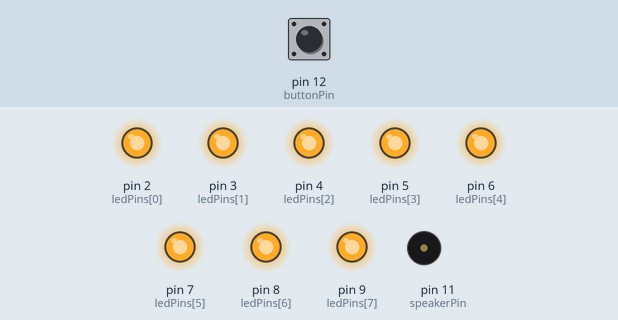
A sketch run on a simulated Arduino Uno, built with avr-gcc and run on an emulated ATmega328P. On the bench: output pins drawn as LEDs (lit = HIGH), buzzer (waves = sounding). Dashed ring = blinking. The test bench sets the inputs (shaded band); at power-on: pin 12 (buttonPin) LOW. Random numbers use the default seed unless the sketch sets one.

Above: at 1.2 s.
1.3 s: pin 12 (buttonPin) pulled HIGH for 0.15 s
At 1.37 s:
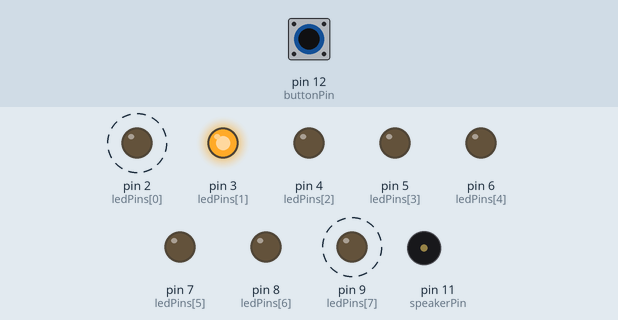
At 2.28 s:
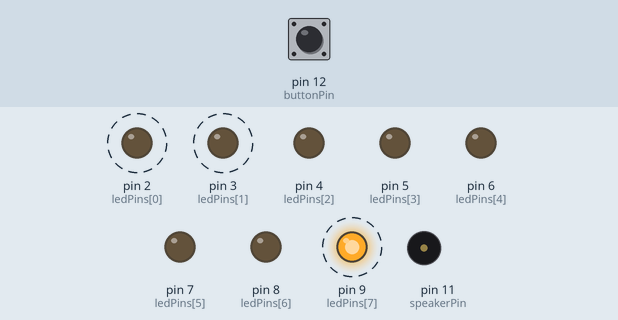
4.3 s: pin 12 (buttonPin) pulled HIGH for 1 s
At 5.43 s:
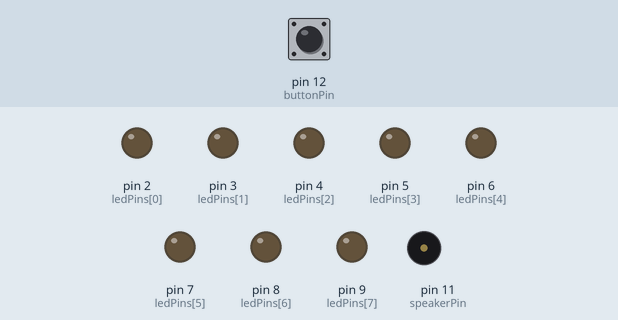
7.3 s: pin 12 (buttonPin) driven HIGH
10.3 s: pin 12 (buttonPin) driven LOW
13.3 s: pin 12 (buttonPin) driven HIGH
Timing chart, 0 to 46.0 s (numbered marks = the images above; inputs shaded):
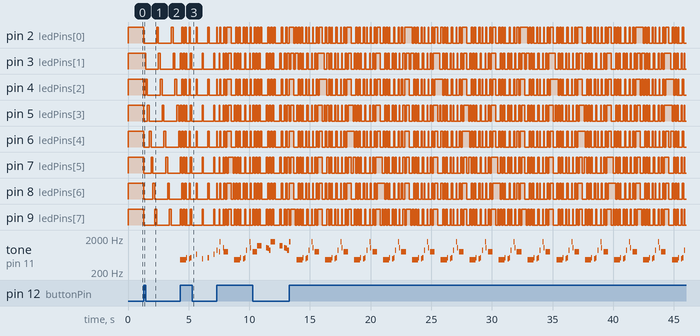

The sketch:

flower_ino.ino
```cpp
// TONES  ==========================================
#define  c     261
#define  d     294
#define  e     329
#define  f     349
#define  fs    370
#define  g     392
#define  gs    415
#define  a     440
#define  as    466
#define  b     493
#define  C     523
#define  CS    554
#define  D     587
#define  DS    622
#define  E     659
#define  F     698
#define  FS    740
#define  G     784
#define  GS    831
#define  A     880
#define  AS    932
#define  B     988
#define  C_U     1047
#define  D_U     1175
#define  DS_U    1245
#define  E_U     1319
#define  F_U     1397
#define  G_U     1568

// GLOBAL VARIABLES  ===============================

const int bodakMelody[] = {b, 3, C, 3, E, 3, b, 3, C, 3, E, 3, b, 3, C, 3, b, 3, C, 3, E, 3, b, 3, C, 3, E, 3, b, 3, E, 3, b, 3, C, 3, E, 3, b, 3, C, 3, E, 3, b, 3, C, 3, b, 3, C, 3, E, 3, b, 3, C, 3, E, 3, b, 3, E, 3};
const int gotMelody[] = {G_U, 2, C_U, 2, DS_U, 1, F_U, 1, G_U, 2, C_U, 2, DS_U, 1, F_U, 1, G_U, 2, C_U, 2, DS_U, 1, F_U, 1, G_U, 2, C_U, 2, DS_U, 1, F_U, 1, G_U, 2, C_U, 2, E_U, 1, F_U, 1, G_U, 2, C_U, 2, E_U, 1, F_U, 1, G_U, 2, C_U, 2, E_U, 1, F_U, 1, G_U, 2, C_U, 2, E_U, 1, F_U, 1, G,G,6,C,C,6,DS,1,F,1,G,3,C,3,DS,1,F,1,D,2,G,2,AS,1,C_U,1,D_U,2,G,2,AS,1,C_U,1,D_U,2,G,2,AS,1,C_U,1,D_U,2,G,2,AS,2,F,6,as,6,DS,1,D,1,F,3,as,6,DS,1,D,1,C,3,GS,1,AS,1,C_U,2,F,2,GS,1,AS,1,C_U,2,F,2,GS,1,AS,1,C_U,2,F,2,GS,2};
const int meltMelody[] =  {C, 2, C, 2, C, 1, C, 1, 2, g, 2, g, 2, g, 1, a, 1, 8, C, 2, C, 2, C, 1, C, 1, 2, g, 2, g, 2, g, 2, g, 1, a, 2, g, 2, e, 3, e, 2, f, 1, e, 1};
const int majidMelody[] = {A, 2, G, 2, F, 2, E, 2, A, 2, G, 2, F, 2, E, 2, D_U, 10, E, 2, E, 5, G, 2, G, 2, G, 2, E, 2, C_U, 10, A, 2, G, 2, F, 2, E, 2, A, 2, G, 2, F, 2, E, 2, D_U, 10, E, 2, E, 5, G, 2, G, 2, G, 2, E, 2, C_U, 2};
const int rmMelody[] = {as, as, as, as, as, as, 2, CS, 2, C, 2, DS, 2, gs, 2, fs, 2, f, f, 5, CS, CS, CS, CS, 2, DS, DS, DS, DS, 2, F, F, F, F, 4, as, as, as, as, as, as, 2, CS, 2, C, 2, DS, 2, GS, 2, FS, 2, F, F, 5, as, as, as, as, 2, CS, CS, CS, CS, 5, CS, 2, C, 2, DS, 2, GS, 2, FS, 2, F, F, 4};
const int swMelody[] = {G,G,G,3,D_U,D_U,D_U,3,C_U,B,A,G_U,G_U,G_U,3,D_U,D_U,1,C_U,B,A,G_U,G_U,G_U,3,D_U,D_U,1,C_U,B,C_U,A,A,A,8};
const int ledPins [10] = {2, 3, 4, 5, 6, 7, 8, 9};

const int buttonPin = 12;
const int speakerPin = 11;
const int NUM_MODES = 7;
const int bodakTones = sizeof(bodakMelody) / sizeof(bodakMelody[0]);
const int gotTones = sizeof(gotMelody) / sizeof(gotMelody[0]);
const int meltTones = sizeof(meltMelody) / sizeof(meltMelody[0]);
const int majidTones = sizeof(majidMelody) / sizeof(majidMelody[0]);
const int rmTones = sizeof(rmMelody) / sizeof(rmMelody[0]);
const int swTones = sizeof(swMelody) / sizeof(swMelody[0]);

bool delayStart = false;
bool idle = false;
bool readBtn = false;

double currTime = 0;
double c_timer = 0;
double c_timer_start = 0;
double b_timer = 0;
double b_timer_start = 0;
double d_countdown = 0;
double d_timer = 0;
double d_timer_start = 0;
double m_timer = 0;
double m_timer_start = 0;
double i_timer = 0;
double i_timer_start = 0;

int btnCnt = 0;
int buttonState = 0;
int cirCnt = 0;
int currState = 0;
int lightSeqCnt = 0;
int melodyParse = 0;
int prevState = 0;
int prevRLED = 0;
int randLED = 0;
int randSeq = 0;
int seqCnt = 0;
int swPlayCount = 0;

void setup()
{
  pinMode(ledPins[0], OUTPUT);
  pinMode(ledPins[1], OUTPUT);
  pinMode(ledPins[2], OUTPUT);
  pinMode(ledPins[3], OUTPUT);
  pinMode(ledPins[4], OUTPUT);
  pinMode(ledPins[5], OUTPUT);
  pinMode(ledPins[6], OUTPUT);
  pinMode(ledPins[7], OUTPUT);
  pinMode(speakerPin, OUTPUT);
  pinMode(buttonPin, INPUT);

  Serial.begin(9600);
}

void loop()
{
  Debounce();
  LightModes();
}

void Debounce()
{
  currState = digitalRead(buttonPin);
  if ((!readBtn) && (currState))
  {
    buttonState = 1;
    b_timer_start = millis();
    readBtn = true;
    btnCnt++;
    melodyParse = 0;
    idle = false;
    if (btnCnt > NUM_MODES)
    {
      btnCnt = 0;
    }
  }

  else
  {
    b_timer = millis() - b_timer_start;
    if (b_timer > 250)
    {
      readBtn = false;
      buttonState = 0;
    }
  }

}

void LightModes()
{
  switch (btnCnt)
  {

      // all LEDs on
      case 0:
      {
        PinWrite(1, 1, 1, 1, 1, 1, 1, 1);
        melodyParse = 0;
        noTone(speakerPin);
        swPlayCount = 0;
        break;
      }

      // Idle state
      case 1:
      {
        Idle();
        break;
      }

      // Rick and Morty
      case 2:
      {
        if (melodyParse <= rmTones - 1)
        {
          PlayMelody(rmMelody, 125);
        }
        else
        {
          noTone(speakerPin);
          Idle();
        }
        break;
      }

      // I Melt With You
      case 3:
      {
        if (melodyParse <= meltTones - 1)
        {
          PlayMelody(meltMelody, 50);
        }
        else
        {
          noTone(speakerPin);
          Idle();
        }
        break;
      }

      // Cardi B - Bodak Yellow
      case 4:
      {
        if (melodyParse <= bodakTones - 1)
        {
          PlayMelody(bodakMelody, 100);
        }
        else
        {
          noTone(speakerPin);
          Idle();
        }
        break;
      }

      // Majid Jordan - Every Step of the Way
      case 5:
      {
        if (melodyParse <= majidTones - 1)
        {
          PlayMelody(majidMelody, 55);
        }
        else
        {
          noTone(speakerPin);
          Idle();
        }
        break;
      }

      // Game of Thrones theme song
      case 6:
      {
        if (melodyParse <= gotTones - 1)
        {
          PlayMelody(gotMelody, 55);
        }
        else
        {
          noTone(speakerPin);
          Idle();
        }
        break;
      }

      // Star Wars Theme Song
      case 7:
      {
        if (melodyParse <= swTones - 1)
        {
          PlayMelody(swMelody, 125);
        }
        else if((melodyParse > swTones - 1) && (swPlayCount < 2))
        {
          swPlayCount++;
          melodyParse = 0;
        }
        else
        {
          noTone(speakerPin);
          Idle();
        }
        break;
      }

      default:
      {
        PinWrite(0, 0, 0, 0, 0, 0, 0, 0);
      }
  }

}

void PinWrite(int ledOne, int ledTwo, int ledThree, int ledFour, int ledFive, int ledSix, int ledSeven, int ledEight)
{
  digitalWrite(ledPins[0], ledOne);
  digitalWrite(ledPins[1], ledTwo);
  digitalWrite(ledPins[2], ledThree);
  digitalWrite(ledPins[3], ledFour);
  digitalWrite(ledPins[4], ledFive);
  digitalWrite(ledPins[5], ledSix);
  digitalWrite(ledPins[6], ledSeven);
  digitalWrite(ledPins[7], ledEight);
}

void LightSequence1()
{
  switch (cirCnt)
  {
    case 0: // led #1
      {
        PinWrite(1, 0, 0, 0, 0, 0, 0, 0);
        break;
      }
    case 1: // led #2
      {
        PinWrite(0, 1, 0, 0, 0, 0, 0, 0);
        break;
      }
    case 2: // led #3
      {
        PinWrite(0, 0, 1, 0, 0, 0, 0, 0);
        break;
      }
    case 3: // led #4
      {
        PinWrite(0, 0, 0, 1, 0, 0, 0, 0);
        break;
      }
    case 4: // led #5
      {
        PinWrite(0, 0, 0, 0, 1, 0, 0, 0);
        break;
      }
    case 5: // led #6
      {
        PinWrite(0, 0, 0, 0, 0, 1, 0, 0);
        break;
      }
    case 6: // led #7
      {
        PinWrite(0, 0, 0, 0, 0, 0, 1, 0);
        break;
      }
    case 7: // led #8
      {
        PinWrite(0, 0, 0, 0, 0, 0, 0, 1);
        break;
      }
  }
}


void LightSequence2()
{
  switch (cirCnt)
  {
    case 0: // led #1
      {
        PinWrite(1, 1, 0, 0, 0, 0, 0, 0);
        break;
      }
    case 1: // led #2
      {
        PinWrite(0, 1, 1, 0, 0, 0, 0, 0);
        break;
      }
    case 2: // led #3
      {
        PinWrite(0, 0, 1, 1, 0, 0, 0, 0);
        break;
      }
    case 3: // led #4
      {
        PinWrite(0, 0, 0, 1, 1, 0, 0, 0);
        break;
      }
    case 4: // led #5
      {
        PinWrite(0, 0, 0, 0, 1, 1, 0, 0);
        break;
      }
    case 5: // led #6
      {
        PinWrite(0, 0, 0, 0, 0, 1, 1, 0);
        break;
      }
    case 6: // led #7
      {
        PinWrite(0, 0, 0, 0, 0, 0, 1, 1);
        break;
      }
    case 7: // led #8
      {
        PinWrite(1, 0, 0, 0, 0, 0, 0, 1);
        break;
      }
  }
}

void LightSequence3()
{
  switch (cirCnt)
  {
    case 0: // led #1
      {
        PinWrite(1, 1, 1, 0, 0, 0, 0, 0);
        break;
      }
    case 1: // led #2
      {
        PinWrite(0, 1, 1, 1, 0, 0, 0, 0);
        break;
      }
    case 2: // led #3
      {
        PinWrite(0, 0, 1, 1, 1, 0, 0, 0);
        break;
      }
    case 3: // led #4
      {
        PinWrite(0, 0, 0, 1, 1, 1, 0, 0);
        break;
      }
    case 4: // led #5
      {
        PinWrite(0, 0, 0, 0, 1, 1, 1, 0);
        break;
      }
    case 5: // led #6
      {
        PinWrite(0, 0, 0, 0, 0, 1, 1, 1);
        break;
      }
    case 6: // led #7
      {
        PinWrite(1, 0, 0, 0, 0, 0, 1, 1);
        break;
      }
    case 7: // led #8
      {
        PinWrite(1, 1, 0, 0, 0, 0, 0, 1);
        break;
      }
  }
}

void LightSequence4()
{
  switch (cirCnt)
  {
    case 0: // led #1
      {
        PinWrite(1, 0, 0, 0, 1, 0, 0, 0);
        break;
      }
    case 1: // led #2
      {
        PinWrite(0, 1, 0, 0, 0, 1, 0, 0);
        break;
      }
    case 2: // led #3
      {
        PinWrite(0, 0, 1, 0, 0, 0, 1, 0);
        break;
      }
    case 3: // led #4
      {
        PinWrite(0, 0, 0, 1, 0, 0, 0, 1);
        break;
      }
    case 4: // led #5
      {
        PinWrite(1, 0, 0, 0, 1, 0, 0, 0);
        break;
      }
    case 5: // led #6
      {
        PinWrite(0, 1, 0, 0, 0, 1, 0, 0);
        break;
      }
    case 6: // led #7
      {
        PinWrite(0, 0, 1, 0, 0, 0, 1, 0);
        break;
      }
    case 7: // led #8
      {
        PinWrite(0, 0, 0, 1, 0, 0, 0, 1);
        break;
      }
  }
}

void LightSequence5()
{
  switch (cirCnt)
  {
    case 0: // led #1
      {
        PinWrite(1, 1, 0, 0, 1, 1, 0, 0);
        break;
      }
    case 1: // led #2
      {
        PinWrite(0, 1, 1, 0, 0, 1, 1, 0);
        break;
      }
    case 2: // led #3
      {
        PinWrite(0, 0, 1, 1, 0, 0, 1, 1);
        break;
      }
    case 3: // led #4
      {
        PinWrite(1, 0, 0, 1, 1, 0, 0, 1);
        break;
      }
    case 4: // led #5
      {
        PinWrite(1, 1, 0, 0, 1, 1, 0, 0);
        break;
      }
    case 5: // led #6
      {
        PinWrite(0, 1, 1, 0, 0, 1, 1, 0);
        break;
      }
    case 6: // led #7
      {
        PinWrite(0, 0, 1, 1, 0, 0, 1, 1);
        break;
      }
    case 7: // led #8
      {
        PinWrite(1, 0, 0, 1, 1, 0, 0, 1);
        break;
      }
  }
}

void LightSequence6()
{
  switch (cirCnt)
  {
    case 0: // led #1
      {
        PinWrite(1, 1, 1, 0, 1, 1, 1, 0);
        break;
      }
    case 1: // led #2
      {
        PinWrite(0, 1, 1, 1, 0, 1, 1, 1);
        break;
      }
    case 2: // led #3
      {
        PinWrite(1, 0, 1, 1, 1, 0, 1, 1);
        break;
      }
    case 3: // led #4
      {
        PinWrite(1, 1, 0, 1, 1, 1, 0, 1);
        break;
      }
    case 4: // led #5
      {
        PinWrite(1, 1, 1, 0, 1, 1, 1, 0);
        break;
      }
    case 5: // led #6
      {
        PinWrite(0, 1, 1, 1, 0, 1, 1, 1);
        break;
      }
    case 6: // led #7
      {
        PinWrite(1, 0, 1, 1, 1, 0, 1, 1);
        break;
      }
    case 7: // led #8
      {
        PinWrite(1, 1, 0, 1, 1, 1, 0, 1);
        break;
      }
  }
}

void LightSequence7()
{
  switch (cirCnt)
  {
    case 0: // led #1
      {
        PinWrite(1, 0, 1, 0, 1, 0, 1, 0);
        break;
      }
    case 1: // led #2
      {
        PinWrite(0, 1, 0, 1, 0, 1, 0, 1);
        break;
      }
    case 2: // led #3
      {
        PinWrite(1, 0, 1, 0, 1, 0, 1, 0);
        break;
      }
    case 3: // led #4
      {
        PinWrite(0, 1, 0, 1, 0, 1, 0, 1);
        break;
      }
    case 4: // led #5
      {
        PinWrite(1, 0, 1, 0, 1, 0, 1, 0);
        break;
      }
    case 5: // led #6
      {
        PinWrite(0, 1, 0, 1, 0, 1, 0, 1);
        break;
      }
    case 6: // led #7
      {
        PinWrite(1, 0, 1, 0, 1, 0, 1, 0);
        break;
      }
    case 7: // led #8
      {
        PinWrite(0, 1, 0, 1, 0, 1, 0, 1);
        break;
      }
  }
}

void RandomLights()
{
  randLED = random(10);
  if (randLED == prevRLED)
  {
    randLED = (randLED + 5) % 10;
  }
  prevRLED = randLED;
  switch (randLED)
  {
    case 0: // led #1
      {
        PinWrite(1, 0, 0, 0, 0, 0, 0, 0);
        break;
      }
    case 1: // led #2
      {
        PinWrite(0, 1, 0, 0, 0, 0, 0, 0);
        break;
      }
    case 2: // led #3
      {
        PinWrite(0, 0, 1, 0, 0, 0, 0, 0);
        break;
      }
    case 3: // led #4
      {
        PinWrite(0, 0, 0, 1, 0, 0, 0, 0);
        break;
      }
    case 4: // led #5
      {
        PinWrite(0, 0, 0, 0, 1, 0, 0, 0);
        break;
      }
    case 5: // led #6
      {
        PinWrite(0, 0, 0, 0, 0, 1, 0, 0);
        break;
      }
    case 6: // led #7
      {
        PinWrite(0, 0, 0, 0, 0, 0, 1, 0);
        break;
      }
    case 7: // led #8
      {
        PinWrite(0, 0, 0, 0, 0, 0, 0, 1);
        break;
      }
  }
  delay(250);
}


void PlayMelody(int melodyArray[], int tempo)
{
  if (melodyArray[melodyParse] > 20)
  {
    m_timer_start = millis();
    seqCnt++;
    switch (seqCnt%2)
    {
      case 0:
        {
          PinWrite(1, 0, 1, 0, 1, 0, 1, 0);
          break;
        }
      case 1:
        {
          PinWrite(0, 1, 0, 1, 0, 1, 0, 1);
          break;
        }
    }

    tone(speakerPin, melodyArray[melodyParse]);
    delay(tempo);
    melodyParse++;
  }
  else if ((melodyArray[melodyParse] <= 20) && (!delayStart))
  {
    delayStart = true;
    d_timer_start = millis();
    d_countdown = melodyArray[melodyParse] * 125;
  }
  else if ((melodyArray[melodyParse] <= 20) && (delayStart))
  {
    if (millis() - d_timer_start > d_countdown)
    {
      delayStart = false;
      melodyParse++;
    }
    else
    {
      PinWrite(0, 0, 0, 0, 0, 0, 0, 0);
      noTone(speakerPin);
    }
  }
}

void Idle()
{
          c_timer = millis() - c_timer_start;

        if (c_timer > 150) // timer reset
        {
          c_timer_start = millis();
          cirCnt++;
          if (cirCnt > 7)
          {
            lightSeqCnt++;
            if (lightSeqCnt > 20)
            {
              lightSeqCnt = 0;
            }
            cirCnt = 0;
          }
        }
        switch (lightSeqCnt / 3)
        {
          case 0:
            {
              LightSequence1();
              break;
            }
          case 1:
            {
              LightSequence2();
              break;
            }
          case 2:
            {
              LightSequence3();
              break;
            }
          case 3:
            {
              LightSequence4();
              break;
            }
          case 4:
            {
              LightSequence5();
              break;
            }
          case 5:
            {
              LightSequence6();
              break;
            }
          case 6:
            {
              LightSequence7();
              break;
            }
}
}
```

Measured:
- after the input at 1.3 s, pin 2 (ledPins[0]): alternates HIGH for 0.15 s and LOW for 1.1 s, starting at once; pin 3 (ledPins[1]): alternates HIGH for 0.15 s and LOW for 1.1 s, starting after 0.15 s
- after the input at 4.3 s, tone on pin 11 (speakerPin): plays 466 Hz for 0.50 s, 523 Hz for 0.05 s, 493 Hz for 0.10 s, 523 Hz for 0.10 s, 659 Hz for 0.10 s, 493 Hz for 0.10 s … (8 notes in this stretch), starting at once
